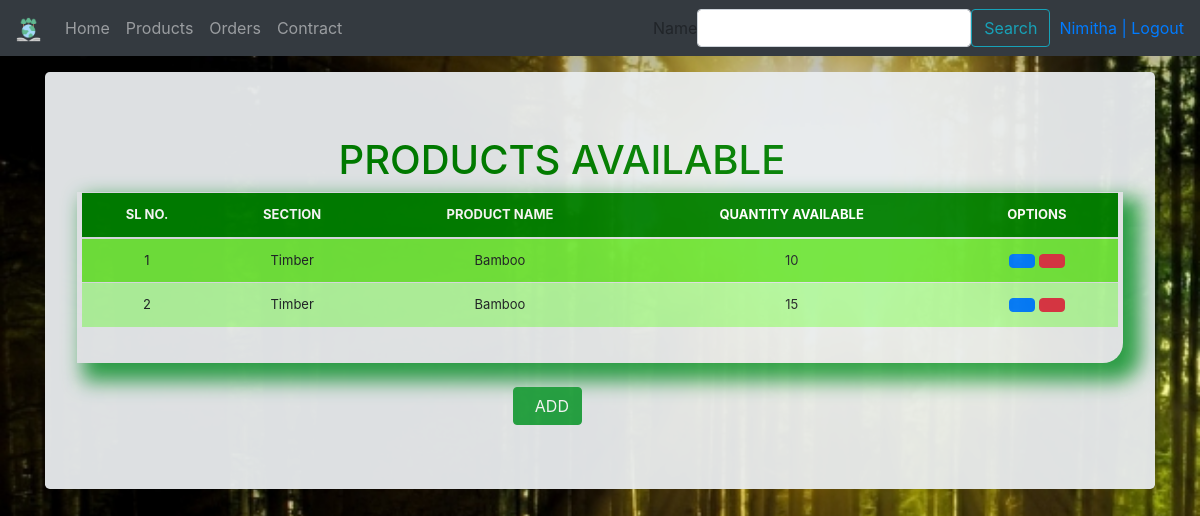
Page /list/ (signed in) on the earlier database version.
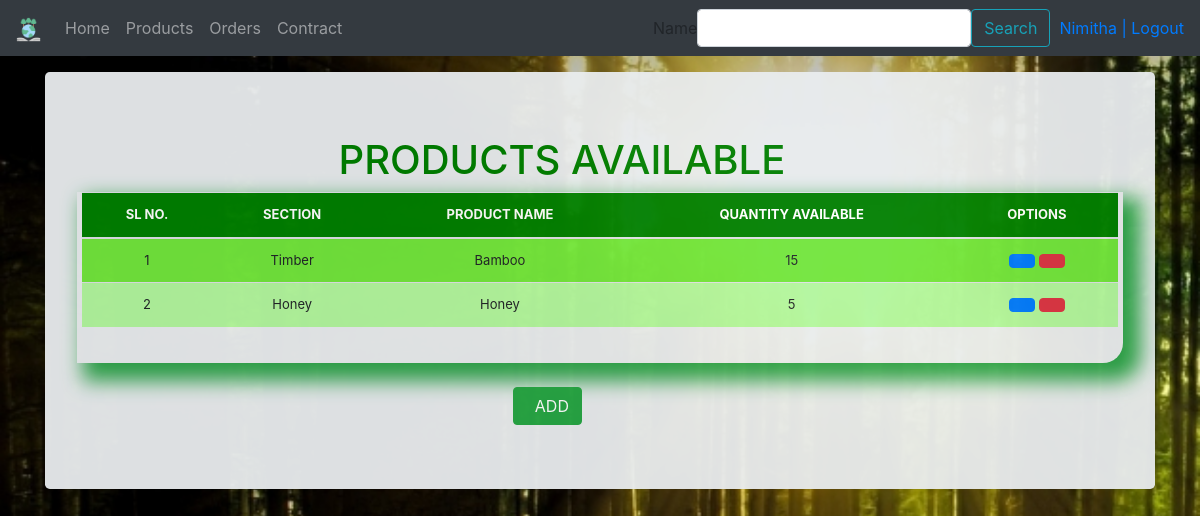
Same page on the later database version.
### ForestManagement/models.py (models this page shows, shortened)
class Product(models.Model):
	category = models.CharField(max_length=50, blank=True, null=True)
	item_name = models.CharField(max_length=50, blank=True, null=True)
	quantity = models.IntegerField(default='0', blank=False, null=True)
	receive_quantity = models.IntegerField(default='0', blank=True, null=True)
	receive_by = models.CharField(max_length=50, blank=True, null=True)
	issue_quantity = models.IntegerField(default='0', blank=True, null=True)
	issue_by = models.CharField(max_length=50, blank=True, null=True)
	issue_to = models.CharField(max_length=50, blank=True, null=True)
	phone_number = models.CharField(max_length=50, blank=True, null=True)
	created_by = models.CharField(max_length=50, blank=True, null=True)
	last_updated = models.DateTimeField(auto_now_add=False, auto_now=True)
	export_to_CSV = models.BooleanField(default=False)

### ForestManagement/views.py (the view, shortened to what this page needs)
# urls.py: path('list/', views.list_products, name='listitems'),
@login_required
def list_products(request):
	form = SearchForm(request.POST or None)
	title = 'Products'
	queryset = Product.objects.all()
	context = {
	    "title": title,
		"queryset":queryset,
		"okay":True,
		"form":form
	}
	context = {
	    "title": title,
		"queryset":queryset,
		"okay":True,
		"form":form
	}
	return render(request, "listitems.html",context)

### ForestManagement/forms.py
class SearchForm(forms.Form):
  name = forms.CharField(max_length=20, required=False)

### ForestManagement/templates/listitems.html (shortened to what this page needs)
{% load static %}
<!DOCTYPE html>
<html lang="en">
<head>
    <link href="//netdna.bootstrapcdn.com/font-awesome/3.2.1/css/font-awesome.css" rel="stylesheet">
    <link href="{% static 'css/bootstrap.min.css' %}" rel="stylesheet">
    <link href="{% static 'css/stylesheet.css' %}" rel="stylesheet">
    <link rel="stylesheet" href="path/to/bootstrap/css/bootstrap.min.css">
    <link href="{% static 'css/navbar-top-fixed.css' %}" rel="stylesheet">
</head>
<body>
    {% include 'navbar.html' %}
    <main role="main" class="container">
        <div class="jumbotron">
            <div class="header">
                <h1 style="color: green;"class="offset-3">PRODUCTS AVAILABLE</h1>
            </div>
            <div class="display_table">
                <table class="table">
                    <thead>
                        <tr>
                            <th>SL NO.</th>
                            <th>SECTION</th>
                            <th>PRODUCT NAME</th>
                            <th>QUANTITY AVAILABLE</th>
                            {% if user.is_staff %}
                            <th>OPTIONS</th>
                            {% endif %}
                        </tr>
                    </thead>
                    {% for instance in queryset %}
                    <tr>
                        <td>{{forloop.counter}}</td>
                        <td>{{instance.category}}</td>
                        <td>{{instance.item_name}}</td>
                        <td>{{instance.quantity}}</td>
                        {% if user.is_staff %}
                        <td><a href="{% url 'update_items' instance.id %}" class="btn btn-primary"></a>{{" "}}<a
                                href="{% url 'delete_products' instance.id %}" class="btn btn-danger"></a></td>
                        {% endif %}
                    </tr>
                    {% endfor %}
                </table>
            </div>
            <br />
            {% if user.is_staff %}
            <a href="{% url 'add_items'%}" class="btn btn-success offset-5">&nbsp; ADD</a>
            {% endif %}
        </div>
    </main>
</body>
</html>

Differences in the rows shown:
removed Product: category "Timber", item_name "Bamboo", quantity "10"
added Product: category "Honey", item_name "Honey", quantity "5"
